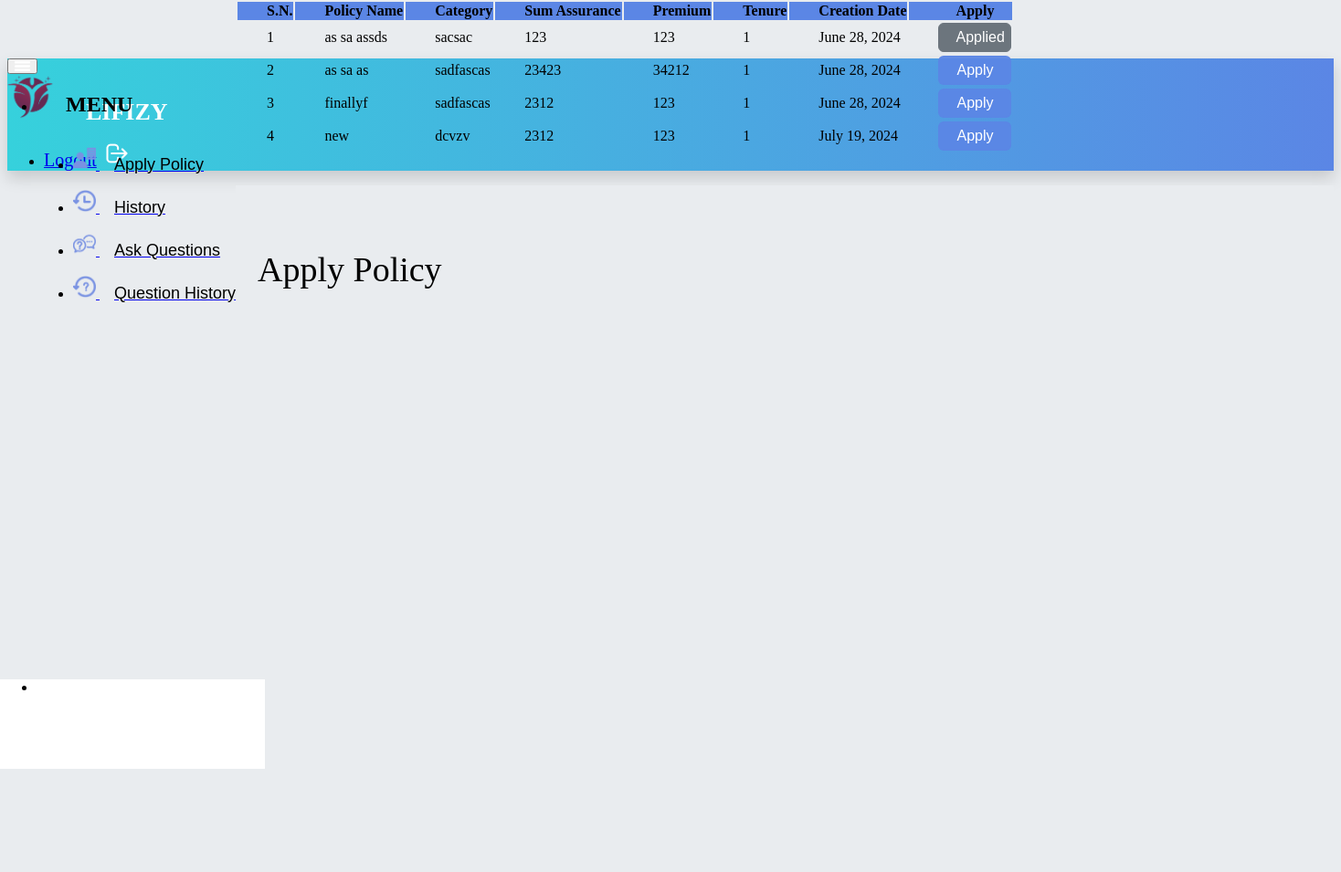
Page /customer/apply-policy (signed in) on the committed database.
### insurance/models.py (models this page shows, shortened)
class Policy(models.Model):
    category = models.ForeignKey('Category', on_delete=models.CASCADE)
    policy_name = models.CharField(max_length=200)
    sum_assurance = models.PositiveIntegerField()
    premium = models.PositiveIntegerField()
    tenure = models.PositiveIntegerField()
    creation_date = models.DateField(auto_now=True)

class Category(models.Model):
    category_name = models.CharField(max_length=20)
    creation_date = models.DateField(auto_now=True)
    def __str__(self):
        return self.category_name

### customer/views.py (the view)
# urls.py: path('apply-policy', views.apply_policy_view, name='apply-policy'),
@login_required
def apply_policy_view(request):
    customer = models.Customer.objects.get(user_id=request.user.id)
    policies = CMODEL.Policy.objects.all()
    applied_policies = CMODEL.PolicyRecord.objects.filter(customer=customer).values_list('Policy_id', flat=True)
    return render(request, 'customer/apply_policy.html', {
        'policies': policies,
        'customer': customer,
        'applied_policies': applied_policies,
    })

### templates/customer/apply_policy.html (shortened to what this page needs)
{% extends 'customer/customerbase.html' %}
{% load static %}
{% block content %}
    <div class="wrapper">
        <div class="heading-section">
            <p class="mb-0 text-dark heading-text">Apply Policy</p>
        </div>
        <div class="card shadow border-0 mb-7 m-4 main-card">
            <div class="scrollable">
                <div class="table-responsive">
                    <table class="table table-hover table-nowrap table-striped position-relative">
                        <thead class="main-header" style="position: sticky; top: 0; z-index: 1000">
                        <tr>
                            <th scope="col" class="text-white pl-6">S.N.</th>
                            <th scope="col" class="text-white pl-6">Policy Name</th>
                            <th scope="col" class="text-white">Category</th>
                            <th scope="col" class="text-white">Sum Assurance</th>
                            <th scope="col" class="text-white">Premium</th>
                            <th scope="col" class="text-white">Tenure</th>
                            <th scope="col" class="text-white">Creation Date</th>
                            <th scope="col" class="text-white">Apply</th>
                        </tr>
                        </thead>
                        <tbody>
                        {% for t in policies %}
                            <tr>
                                <td> {{ forloop.counter }}</td>
                                <td> {{ t.policy_name }}</td>
                                <td> {{ t.category }}</td>
                                <td> {{ t.sum_assurance }}</td>
                                <td> {{ t.premium }}</td>
                                <td> {{ t.tenure }}</td>
                                <td>{{ t.creation_date }}</td>
                                <td>
                                    {% if t.id in applied_policies %}
                                        <button class="heading-buttons d-flex justify-content-center align-items-center"
                                                disabled>Applied
                                        </button>
                                    {% else %}
                                        <a class="dropdown-item" href="{% url 'apply' t.id %}">
                                            <button class="heading-button d-flex justify-content-center align-items-center">
                                                Apply
                                            </button>
                                        </a>
                                    {% endif %}
                                </td>
                            </tr>
                        {% endfor %}
                        </tbody>
                    </table>
                </div>
            </div>
        </div>
    </div>
{% endblock %}

### templates/customer/customerbase.html (style rules this page uses)
html { position: relative; min-height: 100%; background-color: #e9ecef; }
body { overflow-x: hidden; }
body.fixed-nav { padding-top: 56px; }

### templates/customer/apply_policy.html (style rules this page uses)
.table-responsive { overflow: visible !important; }
.main-header { background: rgba(91, 134, 229, 1); }
.table th { padding-left: 2rem; }
.table td { padding-left: 2rem; }
.heading-text { font-size: 38px; }
.heading-button { border-radius: 6px; font-size: 16px; border: 1px solid rgba(91, 134, 229, 0.95); background-color: rgba(91, 134, 229, 0.95); color: white; padding: 6px 18px; cursor: pointer; width: 80px; }
.heading-buttons { border-radius: 6px; font-size: 16px; border: 1px solid #6c757d; background-color: #6c757d; color: white; padding: 6px 18px; width: 80px; }
.heading-section { display: flex; margin: 2rem 1.5rem 0.5rem; justify-content: space-between; }
.main-card { flex-grow: 1; }
.wrapper { display: flex; flex-direction: column; height: 100%; width: 100%; }
.scrollable { position: absolute; top: 0; width: 100%; height: 100%; overflow: auto; }
.dropdown-item { padding: 0; }

### rows in the picture
Policy: policy_name "as sa assds", category "sacsac", sum_assurance "123", premium "123", tenure "1", creation_date "June 28, 2024", shows "Applied"
Policy: policy_name "as sa as", category "sadfascas", sum_assurance "23423", premium "34212", tenure "1", creation_date "June 28, 2024", shows "Apply"
Policy: policy_name "finallyf", category "sadfascas", sum_assurance "2312", premium "123", tenure "1", creation_date "June 28, 2024", shows "Apply"
Policy: policy_name "new", category "dcvzv", sum_assurance "2312", premium "123", tenure "1", creation_date "July 19, 2024", shows "Apply"
